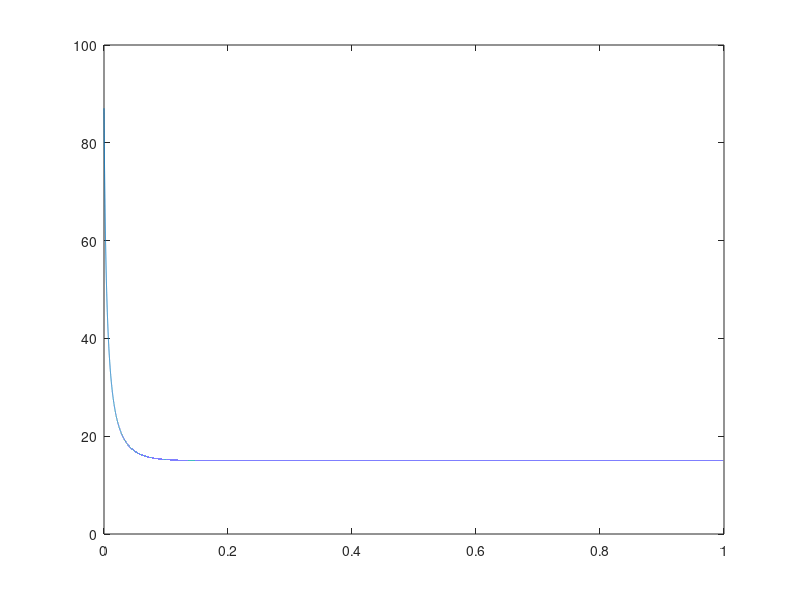

Recreate this plot in MATLAB.
t=0:0.00001:1;
y=87.05*exp(-0.3623*((t.^2)/2)+21.55*t);
plot(t,y)


% polynomial
a=[32.866382,-0.987768,0.0864,-0.005963,0.000171,0.000002];
b=[11.4223906,-0.3986533,0.0257024,-0.001359,0.0000374,-0.0000004];
g=a-b;

y=87.05*exp(g(1)*t + g(2)*(t.^2)/2+g(3)*(t.^3)/3+g(4)*(t.^4)/4+g(5)*(t.^5)/5+g(6)*(t.^6)/6);
% also do birth rate and death rate are linear function of time
% plot(t,y);

% Now b and d are linear function of population 

% expression goes as :
% 
alpha0=55.30;
alpha1=-2.713;
beta0=15.57;
beta1=-0.0615;
alpha=alpha0-beta0;
beta=beta1-alpha1;
y0=87.05;
y1=y0./((1-(beta*y0/alpha)).*exp(-alpha*t)+(beta/alpha)*y0);
plot(t,y1);


